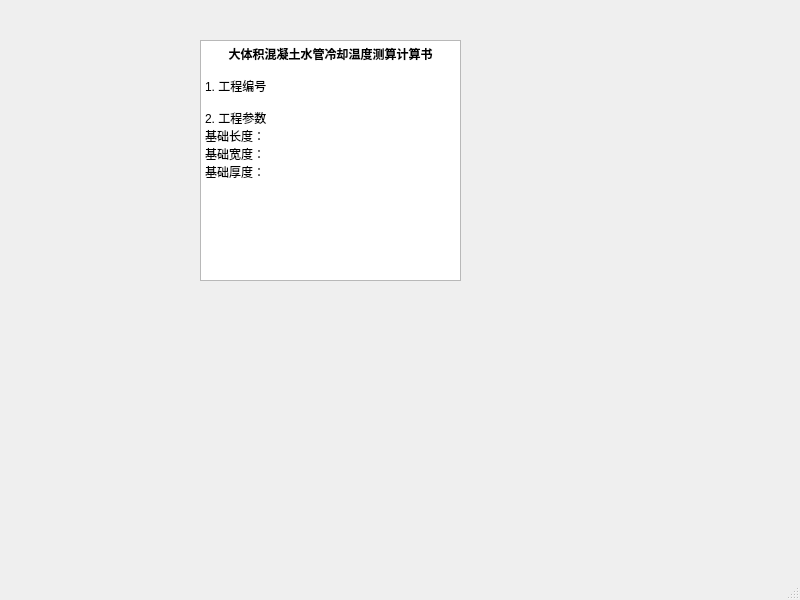
<?xml version="1.0" encoding="UTF-8"?>
<ui version="4.0">
 <class>MainWindow</class>
 <widget class="QMainWindow" name="MainWindow">
  <property name="geometry">
   <rect>
    <x>0</x>
    <y>0</y>
    <width>800</width>
    <height>600</height>
   </rect>
  </property>
  <property name="minimumSize">
   <size>
    <width>20</width>
    <height>0</height>
   </size>
  </property>
  <property name="windowTitle">
   <string>MainWindow</string>
  </property>
  <widget class="QWidget" name="centralwidget">
   <widget class="QTextEdit" name="textEdit">
    <property name="geometry">
     <rect>
      <x>200</x>
      <y>40</y>
      <width>261</width>
      <height>241</height>
     </rect>
    </property>
    <property name="html">
     <string>&lt;!DOCTYPE HTML PUBLIC &quot;-//W3C//DTD HTML 4.0//EN&quot; &quot;http://www.w3.org/TR/REC-html40/strict.dtd&quot;&gt;
&lt;html&gt;&lt;head&gt;&lt;meta name=&quot;qrichtext&quot; content=&quot;1&quot; /&gt;&lt;style type=&quot;text/css&quot;&gt;
p, li { white-space: pre-wrap; }
&lt;/style&gt;&lt;/head&gt;&lt;body style=&quot; font-family:'SimSun'; font-size:9pt; font-weight:400; font-style:normal;&quot;&gt;
&lt;p align=&quot;center&quot; style=&quot; margin-top:0px; margin-bottom:0px; margin-left:0px; margin-right:0px; -qt-block-indent:0; text-indent:0px;&quot;&gt;&lt;span style=&quot; font-weight:600;&quot;&gt;大体积混凝土水管冷却温度测算计算书&lt;/span&gt;&lt;/p&gt;
&lt;p align=&quot;center&quot; style=&quot;-qt-paragraph-type:empty; margin-top:0px; margin-bottom:0px; margin-left:0px; margin-right:0px; -qt-block-indent:0; text-indent:0px; font-weight:600;&quot;&gt;&lt;br /&gt;&lt;/p&gt;
&lt;p style=&quot; margin-top:0px; margin-bottom:0px; margin-left:0px; margin-right:0px; -qt-block-indent:0; text-indent:0px;&quot;&gt;1. 工程编号&lt;/p&gt;
&lt;p style=&quot;-qt-paragraph-type:empty; margin-top:0px; margin-bottom:0px; margin-left:0px; margin-right:0px; -qt-block-indent:0; text-indent:0px;&quot;&gt;&lt;br /&gt;&lt;/p&gt;
&lt;p style=&quot; margin-top:0px; margin-bottom:0px; margin-left:0px; margin-right:0px; -qt-block-indent:0; text-indent:0px;&quot;&gt;2. 工程参数&lt;/p&gt;
&lt;p style=&quot; margin-top:0px; margin-bottom:0px; margin-left:0px; margin-right:0px; -qt-block-indent:0; text-indent:0px;&quot;&gt;基础长度：&lt;/p&gt;
&lt;p style=&quot; margin-top:0px; margin-bottom:0px; margin-left:0px; margin-right:0px; -qt-block-indent:0; text-indent:0px;&quot;&gt;基础宽度：&lt;/p&gt;
&lt;p style=&quot; margin-top:0px; margin-bottom:0px; margin-left:0px; margin-right:0px; -qt-block-indent:0; text-indent:0px;&quot;&gt;基础厚度：&lt;/p&gt;
&lt;p style=&quot;-qt-paragraph-type:empty; margin-top:0px; margin-bottom:0px; margin-left:0px; margin-right:0px; -qt-block-indent:0; text-indent:0px;&quot;&gt;&lt;br /&gt;&lt;/p&gt;&lt;/body&gt;&lt;/html&gt;</string>
    </property>
   </widget>
  </widget>
  <widget class="QMenuBar" name="menubar">
   <property name="geometry">
    <rect>
     <x>0</x>
     <y>0</y>
     <width>800</width>
     <height>23</height>
    </rect>
   </property>
  </widget>
  <widget class="QStatusBar" name="statusbar"/>
 </widget>
 <resources/>
 <connections/>
</ui>
